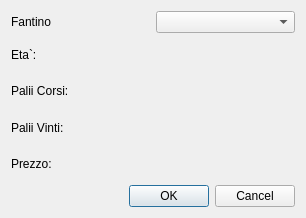
<ui version="4.0" >
 <class>SceltaFantino</class>
 <widget class="QDialog" name="SceltaFantino" >
  <property name="geometry" >
   <rect>
    <x>0</x>
    <y>0</y>
    <width>306</width>
    <height>218</height>
   </rect>
  </property>
  <property name="windowTitle" >
   <string>Fantini Disponibili</string>
  </property>
  <layout class="QVBoxLayout" name="verticalLayout" >
   <item>
    <layout class="QHBoxLayout" name="horizontalLayout" >
     <item>
      <widget class="QLabel" name="label" >
       <property name="text" >
        <string>Fantino</string>
       </property>
      </widget>
     </item>
     <item>
      <widget class="QComboBox" name="comboBox" />
     </item>
    </layout>
   </item>
   <item>
    <widget class="QLabel" name="label_2" >
     <property name="text" >
      <string>Eta`: </string>
     </property>
    </widget>
   </item>
   <item>
    <widget class="QLabel" name="label_3" >
     <property name="text" >
      <string>Palii Corsi:</string>
     </property>
    </widget>
   </item>
   <item>
    <widget class="QLabel" name="label_4" >
     <property name="text" >
      <string>Palii Vinti:</string>
     </property>
    </widget>
   </item>
   <item>
    <widget class="QLabel" name="label_5" >
     <property name="text" >
      <string>Prezzo:</string>
     </property>
    </widget>
   </item>
   <item>
    <widget class="QDialogButtonBox" name="buttonBox" >
     <property name="orientation" >
      <enum>Qt::Horizontal</enum>
     </property>
     <property name="standardButtons" >
      <set>QDialogButtonBox::Cancel|QDialogButtonBox::Ok</set>
     </property>
    </widget>
   </item>
  </layout>
 </widget>
 <resources/>
 <connections>
  <connection>
   <sender>buttonBox</sender>
   <signal>accepted()</signal>
   <receiver>SceltaFantino</receiver>
   <slot>accept()</slot>
   <hints>
    <hint type="sourcelabel" >
     <x>248</x>
     <y>254</y>
    </hint>
    <hint type="destinationlabel" >
     <x>157</x>
     <y>274</y>
    </hint>
   </hints>
  </connection>
  <connection>
   <sender>buttonBox</sender>
   <signal>rejected()</signal>
   <receiver>SceltaFantino</receiver>
   <slot>reject()</slot>
   <hints>
    <hint type="sourcelabel" >
     <x>316</x>
     <y>260</y>
    </hint>
    <hint type="destinationlabel" >
     <x>286</x>
     <y>274</y>
    </hint>
   </hints>
  </connection>
 </connections>
</ui>
